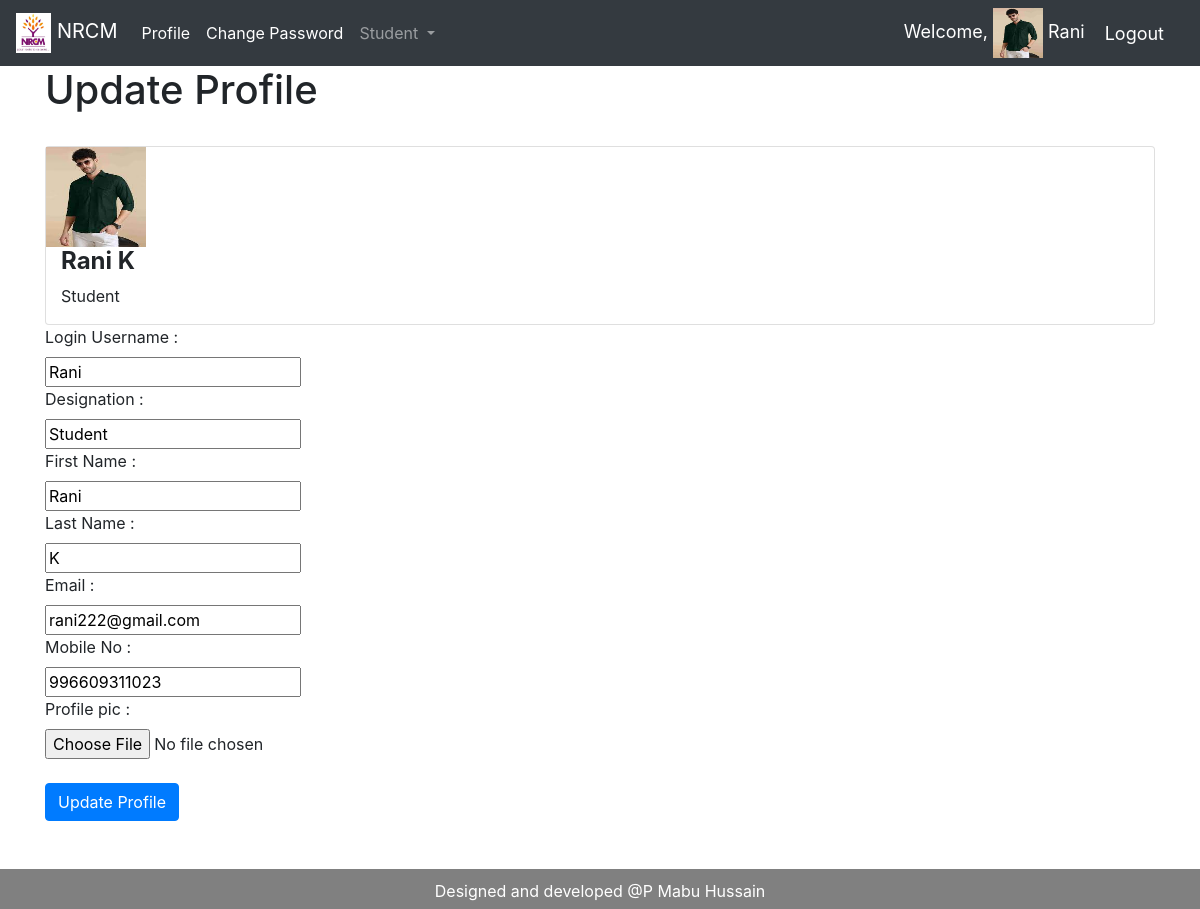
The page /profile (signed in) on the database its author committed.
### studentmanagementApp/models.py (models this page shows)
class CustomUser(AbstractUser):
    USER = (
    ('HOD','HOD'),
    ('STAFF','STAFF'),
    ('STUDENT', 'STUDENT')
    )
    user_type = models.CharField(choices=USER, max_length=50, default = 'STUDENT', null =True)
    designation = models.CharField(max_length=500, blank=True, null =True)
    mobileno = models.CharField(max_length=30, blank=True, null =True)
    profile_pic = models.ImageField(default='img_avatar.png', blank=True)

### studentmanagementApp/views.py (the view, shortened to what this page needs)
# urls.py: path('profile', views.profile, name="profile"),
@login_required(login_url='login')
def profile(request):
    user =request.user
    context = {'user':user}
    return render(request, 'studentmanagementApp/profile.html', context)

### templates/studentmanagementApp/profile.html
{%extends 'studentmanagementApp/base.html'%}
{%load static%}
{% block content %}
<div class="container">
  <h1>Update Profile</h1><br>
  <div class="card">
  <img src="{{user.profile_pic.url}}" alt="Avatar" style="width:100px; height:100px;">
  <div class="container">
    <h4><b>{{user.first_name}} {{user.last_name}}</b></h4>
    <p>{{user.designation}}</p>
  </div>
</div>
  <form  method="post" enctype="multipart/form-data"> {%csrf_token%}
  <label for="username">Login Username : </label><br>
  <input id='username' type="text" name="username" value="{{user.username}}" readonly>  <br>
  <label for="designation">Designation : </label><br>
  <input id='designation' type="text" name="designation" value="{{user.designation}}" > <br>
  <label for="first_name">First Name : </label><br>
  <input id='first_name' type="text" name="first_name" value="{{user.first_name}}" > <br>
  <label for="lastname">Last Name : </label><br>
  <input id='last_name' type="text" name="last_name" value="{{user.last_name}}" > <br>
  <label for="email">Email : </label><br>
  <input id='email' type="email" name="email" value="{{user.email}}" > <br>
  <label for="mobileno">Mobile No : </label><br>
  <input id='mobileno' type="number" name="mobileno" value="{{user.mobileno}}" > <br>
  <label for="profile_pic">Profile pic : </label><br>
  <input id ='profile_pic' type="file" name="profile_pic" value="{{user.profile_pic.url}}">  <br><br>
  <input type="submit" name="" value="Update Profile" class="btn btn-primary">
  </form>
</div>
{% endblock %}

### templates/studentmanagementApp/navbar.html (shortened to what this page needs)
{%load static%}
<nav class="navbar navbar-expand-lg navbar-dark bg-dark">
  <a class="navbar-brand" href="/{{user.user_type|lower}}/home"><img src="{% static 'studentmanagementApp/images/NRCM-Logo.jpg'%}" alt="123" height="40px"> NRCM</a>
  <div class="collapse navbar-collapse" id="navbarNav">
      <ul class="navbar-nav">
      <li class="nav-item active">
        <a class="nav-link" href="/profile"> Profile  </a>
      </li>
      <ul class="navbar-nav">
      <li class="nav-item active">
        <a class="nav-link" href="/change_password"> Change Password</a>
      </li>
      {%if user.user_type == 'HOD'%}
        <li class="nav-item dropdown">
          <a class="nav-link dropdown-toggle" href="#" id="navbarDropdown" role="button" data-toggle="dropdown" aria-haspopup="true" aria-expanded="false">
            Student
          </a>
        </li>
      {%endif%}
    </ul>
  </div>
  <span class="hello-msg">Welcome, <img src="{{request.user.profile_pic.url}}" class="" alt="Cinque Terre" width="50" height="50"> {{request.user}}  </span>
  <span><a class="hello-msg" href="{%url 'logout'%}">Logout</a></span>
</nav>

### templates/studentmanagementApp/base.html (style rules this page uses)
body { min-height: 100vh; display: flex; flex-direction: column; }

### templates/studentmanagementApp/navbar.html (style rules this page uses)
.hello-msg { font-size: 18px; color:#fff; margin-right:20px; }

### rows shown on the page
CustomUser: user.profile_pic (picture), user "Rani", profile_pic (picture), first_name "Rani", last_name "K", designation "Student", username "Rani", email "rani222@gmail.com", mobileno "996609311023"
